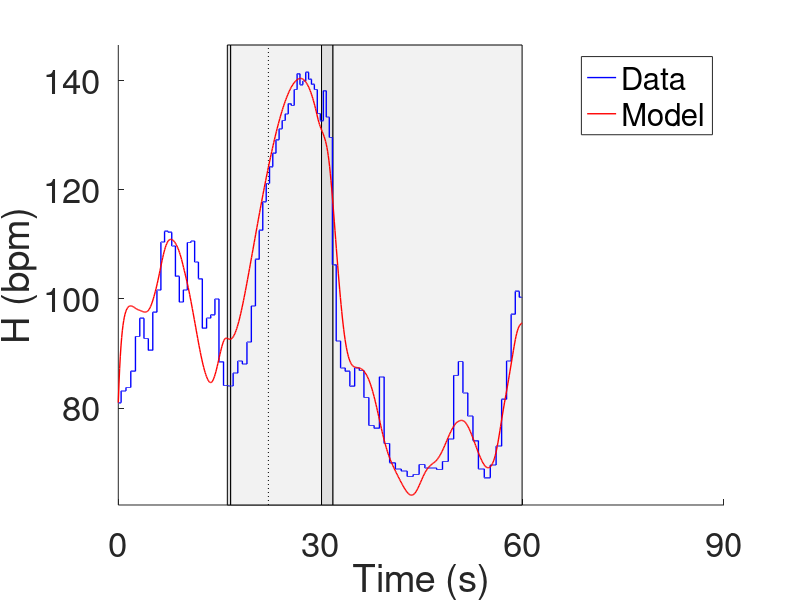
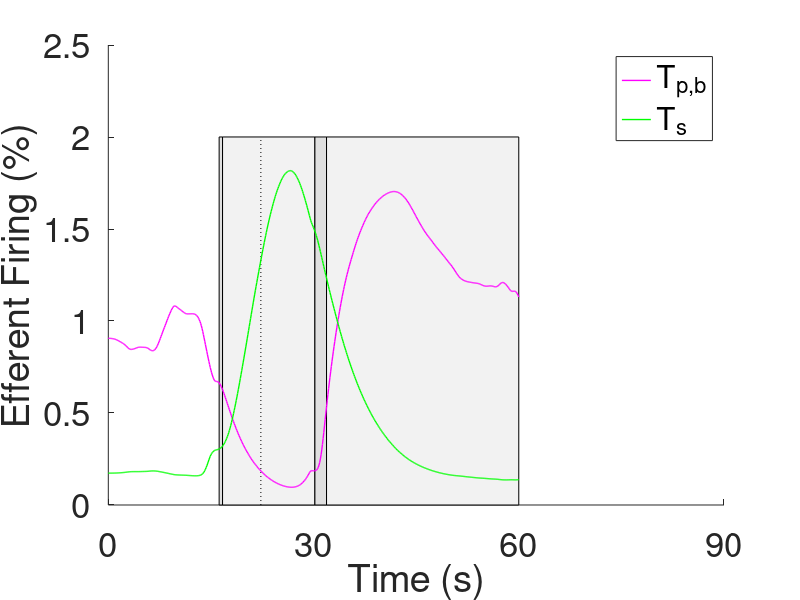

The MATLAB source for these figures, in order:
%DriverBasic_opt 

clear all
close all

%% Inputs 

load optHR.mat 

%% Make prediction plots 

%Heart Rate 
hfig1 = figure(1);
clf 
hold on 
patch(x1,yH,gray)
hold on 
patch(x2,yH,lgray)
hold on 
patch(x3,yH,gray)
hold on 
patch(x4,yH,lgray)
hold on 
plot(t2*I,Hlims,'k:','linewidth',0.5)
hold on 
h1 = plot(Tdata,Hdata,'b','linewidth',1);
hold on 
h2 = plot(time,HR_LM,'r','linewidth',1);
hold on 
set(gca,'FontSize',25)
xlim(Tlims)
ylim(Hlims)
ylabel('H (bpm)')
xlabel('Time (s)')
legend([h1 h2],'Data','Model')
set(gca,'XTick',xtick); 

%Efferent Activity
hfig2 = figure(2);
clf
patch(x1,yeff,gray)
hold on 
patch(x2,yeff,lgray)
hold on 
patch(x3,yeff,gray)
hold on 
patch(x4,yeff,lgray)
hold on 
plot(t2*I,efflims,'k:','linewidth',0.5)
hold on
h1 = plot(time,Tpb_LM,'m','linewidth',1);
hold on 
h2 = plot(time,Ts_LM,'g','linewidth',1);
set(gca,'FontSize',25)
xlim(Tlims)
ylabel('Efferent Firing (%)')
xlabel('Time (s)')
legend([h1 h2],'T_{p,b}','T_s')
%ylim([-.1 1.1])
set(gca,'XTick',xtick);

if printon == 1
    print(hfig1,'-depsc2','opthr.eps')
    print(hfig2,'-depsc2','eff.eps')

    print(hfig1,'-dpng','opthr.png')
    print(hfig2,'-dpng','eff.png')
end 

